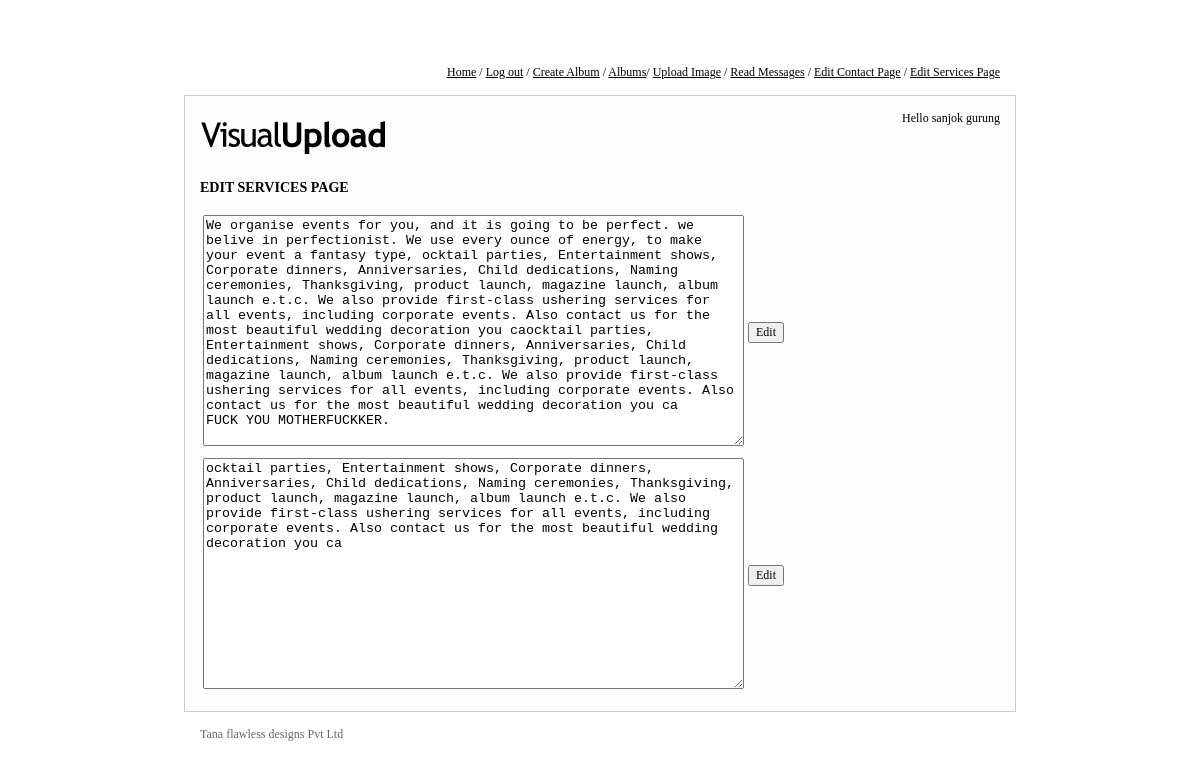
The page /admin/edit_services.php (signed in) on the database its author committed.
### tables this page shows
CREATE TABLE IF NOT EXISTS `services` (
  `id` int(11) NOT NULL AUTO_INCREMENT,
  `description` text NOT NULL,
  PRIMARY KEY (`id`)
);

### admin/edit_services.php (the view, shortened to what this page needs)
<?php
include('template/header.php');
        echo '<h3>EDIT SERVICES PAGE</h3>';
       if(isset($_POST['submit'])){
	       $id_sent = $_POST['id'];
		   $value_sent = $_POST['value'];
		   $value_sent = mysql_escape_string($value_sent);
	       $update_query = "UPDATE `services` SET description = '$value_sent' WHERE id = '$id_sent'";
		   $result_update = mysql_query($update_query);
		    if(!$result_update){
			  var_dump(mysql_error());
			}else{
			   echo'Yes it has been updated';
			   header('Refresh: 4; url=index.php');
			}
	   }else{
    $query = "SELECT * FROM `services`";
	$result = mysql_query($query);
	while($row = mysql_fetch_assoc($result)){
	      $id = $row['id'];
		  $value = $row['description'];
		echo '
		     <table>
			   <form method="post" action="">
			     <tr></td><input type="hidden" name="id" value="',$id,'"</td></tr>
				 <tr><td><textarea name="value" cols="65" rows="15">',$value,'</textarea></td>
			     <td><input type="submit" name="submit" value="Edit"></td></tr>
			   </form>
			 </table>
		';
	}
  }
include('template/footer.php');
?>

### admin/css/style.css (style rules this page uses)
body { background:#fff; font-family:Georgia; font-size:12px; margin-top:50px; }
input { font-family:Georgia; font-size:12px; color:#000000; }

### rows shown on the page
services: value "We organise events for you, and it is going to be perfect. we belive in perfectionist. We use every ounce of energy, to make your event a fantasy type, ocktail parties, Entertainment shows, Corporate dinners, Anniversaries, Child dedications, Naming ceremonies, Thanksgiving, product launch, magazine launch, album launch e.t.c. We also provide first-class ushering services for all events, including corporate events. Also contact us for the most beautiful wedding decoration you caocktail parties, Entertainment shows, Corporate dinners, Anniversaries, Child dedications, Naming ceremonies, Thanksgiving, product launch, magazine launch, album launch e.t.c. We also provide first-class ushering…"
services: value "ocktail parties, Entertainment shows, Corporate dinners, Anniversaries, Child dedications, Naming ceremonies, Thanksgiving, product launch, magazine launch, album launch e.t.c. We also provide first-class ushering services for all events, including corporate events. Also contact us for the most beautiful wedding decoration you ca"

### other values the page prints
$user_data['name'] "sanjok gurung"
